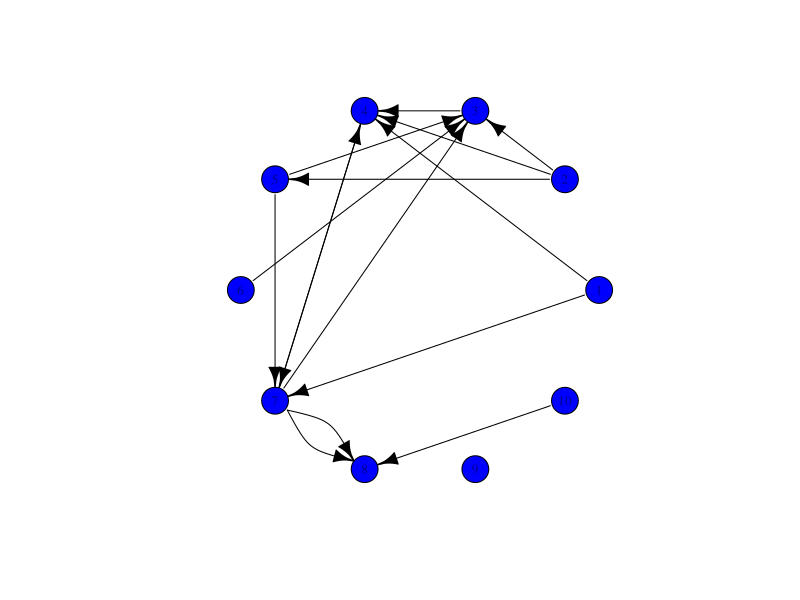
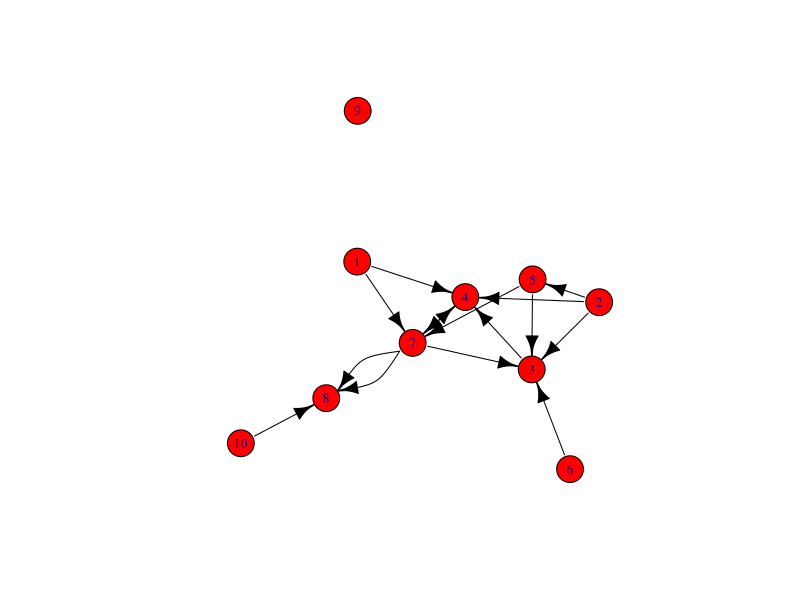
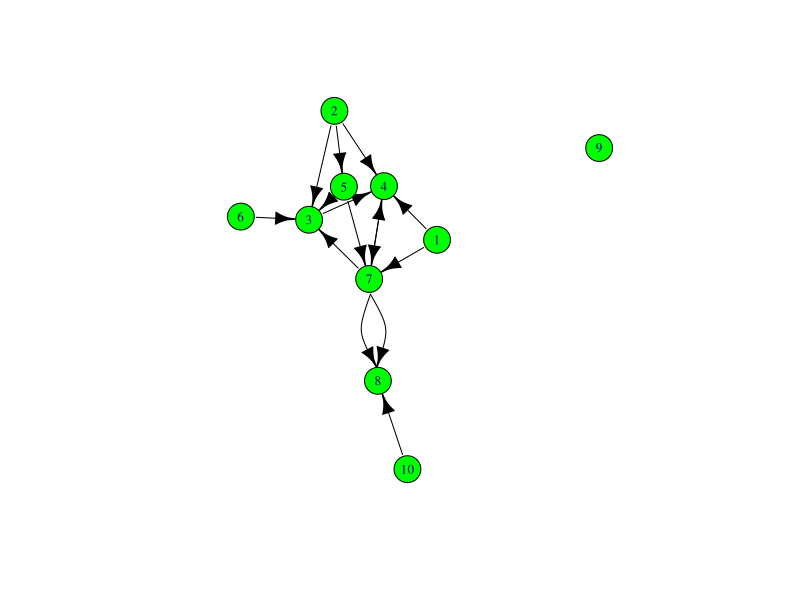

Source code (R) for these figures, in order: (Note: this script raises an error after producing the figures.)
library(igraph)
library(ggplot2)
install.packages("gridExtra")
library(gridExtra)

generate_edgelist <- function(num_vertices, num_edges) { 
  edges <- matrix(0, nrow = num_edges, ncol = 2) 
  for (i in 1:num_edges) { 
    edges[i, 1] <- sample(1:num_vertices, 1) 
    edges[i, 2] <- sample(1:num_vertices, 1)  
  } 
  edgelist <- data.frame(from = edges[, 1], to = edges[, 2]) 
  return(edgelist) 
} 

create_graph <- function(edgelist) { 
  graph <- graph_from_edgelist(as.matrix(edgelist)) 
  return(graph) 
} 

edgelist <- generate_edgelist(10, 15) 
graph <- create_graph(edgelist) 

graph_circle <- graph
graph_fr <- graph
graph_kk <- graph

layout_circle <- layout.circle(graph_circle)
layout_fr <- layout.fruchterman.reingold(graph_fr)
layout_kk <- layout.kamada.kawai(graph_kk)

p1 <- plot(graph_circle, layout = layout_circle, vertex.color = "blue", edge.color = "black", vertex.label.cex = 0.8)
p2 <- plot(graph_fr, layout = layout_fr, vertex.color = "red", edge.color = "black", vertex.label.cex = 0.8)
p3 <- plot(graph_kk, layout = layout_kk, vertex.color = "green", edge.color = "black", vertex.label.cex = 0.8)

multiplot(p1, p2, p3, cols = 3)

save_adjacency_matrix(edgelist, "edgelist.txt")
save_graph_plot(p1, "graph.png", format = "png")

